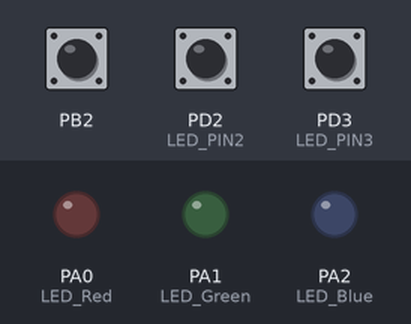
Bench run of a program on a simulated ATmega32, built with avr-gcc and emulated at 8 MHz. Shown: output pins drawn as LEDs (lit = HIGH). Inputs (shaded band) come from the test bench; at power-on: PB2 HIGH, PD2 (LED_PIN2) HIGH, PD3 (LED_PIN3) HIGH.

Above: at 1.2 s.
1.3 s: PB2 pulled LOW for 0.15 s
At 1.7 s:
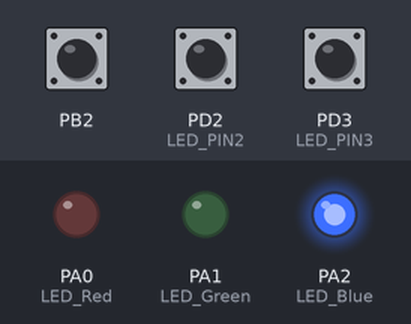
3.3 s: PD2 (LED_PIN2) pulled LOW for 0.15 s
At 3.7 s:
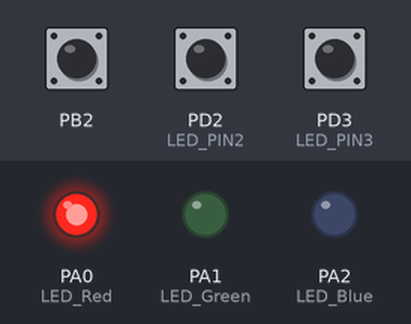
5.3 s: PD3 (LED_PIN3) pulled LOW for 0.15 s
At 5.7 s:
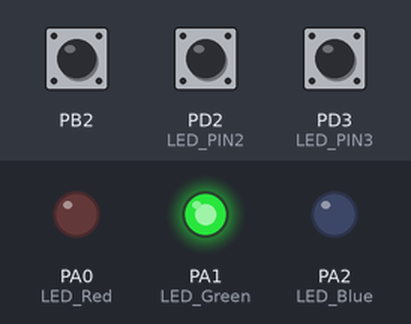
7.3 s: PD3 (LED_PIN3) pulled LOW for 3.2 s
At 11.7 s:
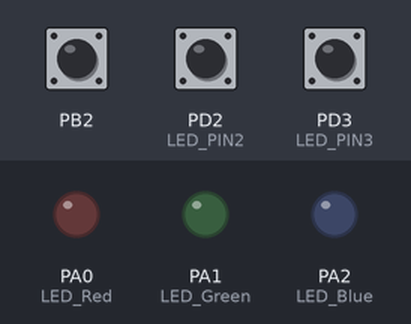
12.4 s: PD2 (LED_PIN2) pulled LOW for 3.2 s
At 12.8 s:
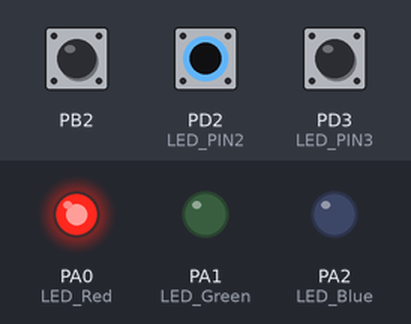
Timing chart, 0 to 17.5 s (numbered marks = the images above; inputs shaded):
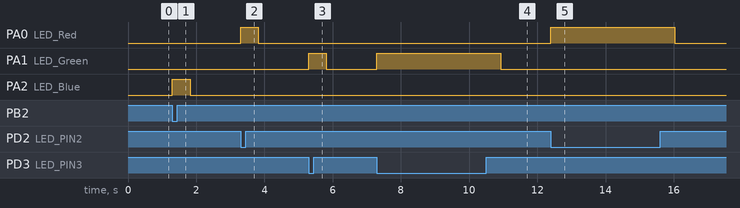

The program:

main.c
```c
/*
 * main.c
 *
 *  Created on: Jul 23, 2023
 *      Author: AbdAlrahman
 */


#include<Util\delay.h>

#include"00-ATMEGA32-COTS\03-LIB\BIT_MATH.h"
#include"00-ATMEGA32-COTS\03-LIB\STD_TYPES.h"


#include"00-ATMEGA32-COTS\01-MCAL\01-DIO\DIO_interface.h"
#include"00-ATMEGA32-COTS\01-MCAL\02-EXTI\EXTI_interface.h"

#include"00-ATMEGA32-COTS\02-HAL\01-LED\LED_interface.h"
#include"00-ATMEGA32-COTS\02-HAL\02-SSD\SSD_interface.h"

#define SREG *((volatile u8*)0x5f)


LED_Type LED_Red  ={LED_PORTA,LED_PIN0,ACTIVE_HIGH};
LED_Type LED_Green ={LED_PORTA,LED_PIN1,ACTIVE_HIGH};
LED_Type LED_Blue   ={LED_PORTA,LED_PIN2,ACTIVE_HIGH};

void Init_App (void);
void ISR0     (void);
void ISR1     (void);
void ISR2     (void);

void main()
{

	Init_App ();
	while(1);
}

void Init_App      (void)
{

	/*init the leds */
	LED_voidInit        ( LED_Green  );
	LED_voidInit        ( LED_Blue   );
	LED_voidInit        ( LED_Red    );

	DIO_voidConnectIntPullup      (LED_PORTD , LED_PIN2       );
	DIO_voidConnectIntPullup      (LED_PORTD , LED_PIN3       );
    DIO_voidConnectIntPullup      (LED_PORTB , LED_PIN2       );

	/*init the External interrupt 0 */
	EXTI_voidInit();
    EXTI_voidEnableInterrupt( EXTI_LINE0        );
    EXTI_voidSetCallBack    ( ISR0 , EXTI_LINE0 );

    /*init the External interrupt 1 */
    EXTI_voidSetSignalLatch ( EXTI_LINE1 , EXTI_LOW_LEVEL );
    EXTI_voidEnableInterrupt( EXTI_LINE1                  );
    EXTI_voidSetCallBack    ( ISR1 , EXTI_LINE1           );

    /*init the External interrupt 2 */
    EXTI_voidSetSignalLatch ( EXTI_LINE2 , EXTI_FALLING_EDGE );
    EXTI_voidEnableInterrupt( EXTI_LINE2                  );
    EXTI_voidSetCallBack    ( ISR2 , EXTI_LINE2           );

	/* open the GIE */
	SET_BIT(SREG,7);

}

void ISR0()
{

	LED_voidOn ( LED_Red  );
	_delay_ms(500);
	LED_voidOff ( LED_Red );

}

void ISR1()
{

	LED_voidOn ( LED_Green  );
	_delay_ms(500);
	LED_voidOff ( LED_Green );

}

void ISR2()
{

	LED_voidOn ( LED_Blue  );
	_delay_ms(500);
	LED_voidOff ( LED_Blue );

}
```

LED_interface.h
```c
/*
 *<<<<<<<<<<<<<<<<<<<<<<<<<<<<<<<<<<<<<<<<<<<<<<<<<<<<<<<<<<<<<<<<<<<<<<<     DIO_interface.h     >>>>>>>>>>>>>>>>>>>>>>>>>>>>>>>>>>>>>>>>>>>>>>>>>>>>>>>>>>>>>>>>>>
 *
 *  Author : Abdelrahman Adwe Ali
 *  Layer  : HAL
 *  SWC    : LED
 *
 */

#ifndef LED_INTERFACE_H_
#define LED_INTERFACE_H_

#define  LED_PORTA  0
#define  LED_PORTB  1
#define  LED_PORTC  2
#define  LED_PORTD  3


// PIN Defines
#define LED_PIN0   0
#define LED_PIN1   1
#define LED_PIN2   2
#define LED_PIN3   3
#define LED_PIN4   4
#define LED_PIN5   5
#define LED_PIN6   6
#define LED_PIN7   7

#define ACTIVE_HIGH    1
#define ACTIVE_LOW     0

typedef struct{

	u8 Port         ;
	u8 Pin          ;
	u8 Active_State ;

}LED_Type;


void LED_voidInit        ( LED_Type LED_Configuration );

void LED_voidOn          ( LED_Type LED_Configuration );

void LED_voidOff         ( LED_Type LED_Configuration );

void LED_voidToggle      ( LED_Type LED_Configuration );


#endif
```

LED_program.c
```c
/*
 *<<<<<<<<<<<<<<<<<<<<<<<<<<<<<<<<<<<<<<<<<<<<<<<<<<<<<<<<<<<<<<<<<<<<<<<     DIO_interface.h     >>>>>>>>>>>>>>>>>>>>>>>>>>>>>>>>>>>>>>>>>>>>>>>>>>>>>>>>>>>>>>>>>>
 *
 *  Author : Abdelrahman Adwe Ali
 *  Layer  : HAL
 *  SWC    : LED
 *
 */

#include <Util/delay.h>

#include"..\..\03-LIB\BIT_MATH.h"
#include"..\..\03-LIB\STD_TYPES.h"

#include"..\..\01-MCAL\01-DIO\DIO_interface.h"

#include "LED_interface.h"


//----------------------------------------------------------------------------------------------------------------------------------------------------
/*
* Breif : This Function initialize the pin which connected to led as output pin
* Parameters :
            => struct has the led port , pin , status
* return : void
*/
void LED_voidInit( LED_Type LED_Configuration )
{

	DIO_enumSetPinDirection( LED_Configuration.Port , LED_Configuration.Pin , DIO_PIN_OUTPUT );

}

//----------------------------------------------------------------------------------------------------------------------------------------------------
/*
* Breif : This Function set high on led pin ( led on )
* Parameters :
            => struct has the led port , pin , status
* return : void
*/
void LED_voidOn  ( LED_Type LED_Configuration )
{

	if( LED_Configuration.Active_State == ACTIVE_HIGH ){

		DIO_enumSetPinValue( LED_Configuration.Port , LED_Configuration.Pin , DIO_PIN_HIGH );

	}else if( LED_Configuration.Active_State == ACTIVE_LOW ){

		DIO_enumSetPinValue( LED_Configuration.Port , LED_Configuration.Pin , DIO_PIN_LOW  );

	}

}

//----------------------------------------------------------------------------------------------------------------------------------------------------
/*
* Breif : This Function set low on led pin ( led off )
* Parameters :
             => struct has the led port , pin , status
* return : void
*/
void LED_voidOff ( LED_Type LED_Configuration )
{

	if( LED_Configuration.Active_State == ACTIVE_HIGH ){

		DIO_enumSetPinValue( LED_Configuration.Port , LED_Configuration.Pin , DIO_PIN_LOW  );

	}else if( LED_Configuration.Active_State == ACTIVE_LOW ){

		DIO_enumSetPinValue( LED_Configuration.Port , LED_Configuration.Pin , DIO_PIN_HIGH  );

	}

}

//----------------------------------------------------------------------------------------------------------------------------------------------------
/*
* Breif : This Function toggle led pin
* Parameters :
             => struct has the led port , pin , status
* return : void
*/
void LED_voidToggle      ( LED_Type LED_Configuration )
{
	DIO_enumTogglePinValue  ( LED_Configuration.Port , LED_Configuration.Pin );
}

//<<<<<<<<<<<<<<<<<<<<<<<<<<<<<<<<<<<<<<<<<<<<<<<<<<<<<<<<<<<<<<<<    END    >>>>>>>>>>>>>>>>>>>>>>>>>>>>>>>>>>>>>>>>>>>>>>>>>>>>>>>>>>>>>>>>>>>>>>>>>>>>}
```

SSD_interface.h
```c
/*
 *<<<<<<<<<<<<<<<<<<<<<<<<<<<<<<<<<<<<<<<<<<<<<<<<<<<<<<<<<<<<<<<<<<<<<<<     DIO_interface.h     >>>>>>>>>>>>>>>>>>>>>>>>>>>>>>>>>>>>>>>>>>>>>>>>>>>>>>>>>>>>>>>>>>
 *
 *  Author : Abdelrahman Adwe Ali
 *  Layer  : HAL
 *  SWC    : SSD
 *
 */

#ifndef SSD_INTERFACE_H_
#define SSD_INTERFACE_H_

#define SSD_COMMON_CATHODE 0
#define SSD_COMMON_ANODE   1

#define SSD_PIN0 0
#define SSD_PIN1 1
#define SSD_PIN2 2
#define SSD_PIN3 3
#define SSD_PIN4 4
#define SSD_PIN5 5
#define SSD_PIN6 6
#define SSD_PIN7 7

#define SSD_PORTA 0
#define SSD_PORTB 1
#define SSD_PORTC 2
#define SSD_PORTD 3


typedef struct
{

	u8 Type       ;    /* SSD_COMMON_CATHODE or SSD_COMMON_ANODE */
	u8 Port       ;    /* SSD_PORTA or SSD_PORTB or SSD_PORTC or SSD_PORTD */
	u8 EnablePort ;    /* SSD_PORTA or SSD_PORTB or SSD_PORTC or SSD_PORTD */
	u8 EnablePin  ;    /* SSD_PIN0 or SSD_PIN1 or SSD_PIN2 or SSD_PIN3 or SSD_PIN4 or SSD_PIN5 or SSD_PIN6 or SSD_PIN7 */


}SSD_Data;


void SSD_voidInit (SSD_Data SSD_Config );
void SSD_voidEnable (SSD_Data SSD_Config );
void SSD_voidDisable (SSD_Data SSD_Config );
void SSD_voidSendNumber (SSD_Data SSD_Config , u8 Copy_u8Number );


#endif /* SSD_INTERFACE_H_ */
```

DIO_config.h
```c
/*
 *<<<<<<<<<<<<<<<<<<<<<<<<<<<<<<<<<<<<<<<<<<<<<<<<<<<<<<<<<<<<<<<<<<<<<<<     DIO_config.h      >>>>>>>>>>>>>>>>>>>>>>>>>>>>>>>>>>>>>>>>>>>>>>>>>>>>>>>>>>>>>>>>>>>
 *
 *  Author : Abdelrahman Adwe Ali
 *  Layer  : MCAL
 *  SWC    : GPIO/DIO
 *
 */

#ifndef DIO_CONFIG_H_
#define DIO_CONFIG_H_


#endif /* DIO_CONFIG_H_ */
```

DIO_interface.h
```c
/*
 *<<<<<<<<<<<<<<<<<<<<<<<<<<<<<<<<<<<<<<<<<<<<<<<<<<<<<<<<<<<<<<<<<<<<<<<     DIO_interface.h     >>>>>>>>>>>>>>>>>>>>>>>>>>>>>>>>>>>>>>>>>>>>>>>>>>>>>>>>>>>>>>>>>>
 *
 *  Author : Abdelrahman Adwe Ali
 *  Layer  : MCAL
 *  SWC    : GPIO/DIO
 *
 */

#ifndef DIO_INTERFACE_H_
#define DIO_INTERFACE_H_

 typedef enum{

	DIO_NOK,
	DIO_OK

 }DIO_Status;

#define DIO_PIN_HIGH 1
#define DIO_PIN_LOW  0

#define DIO_PORT_HIGH 0xFF
#define DIO_PORT_LOW  0

#define DIO_PIN_OUTPUT 1
#define DIO_PIN_INPUT  0

#define DIO_PORT_OUTPUT 0xFF
#define DIO_PORT_INPUT  0

#define DIO_PORTA 0
#define DIO_PORTB 1
#define DIO_PORTC 2
#define DIO_PORTD 3

#define DIO_PIN0 0
#define DIO_PIN1 1
#define DIO_PIN2 2
#define DIO_PIN3 3
#define DIO_PIN4 4
#define DIO_PIN5 5
#define DIO_PIN6 6
#define DIO_PIN7 7

#define PUD 2
								/* for PINS */
DIO_Status DIO_enumSetPinDirection (u8 Copy_u8Port , u8 Copy_u8Pin , u8 Copy_u8Directoin);
DIO_Status DIO_enumSetPinValue     (u8 Copy_u8Port , u8 Copy_u8Pin , u8 Copy_u8Value    );
DIO_Status DIO_enumGetPinValue     (u8 Copy_u8Port , u8 Copy_u8Pin , u8 * Copy_PtrVar   );
DIO_Status DIO_enumTogglePinValue  (u8 Copy_u8Port , u8 Copy_u8Pin                      );

								/* for PORTS */
DIO_Status DIO_enumSetPortDirection(u8 Copy_u8Port , u8 Copy_u8Directoin );
DIO_Status DIO_enumSetPortValue    (u8 Copy_u8Port , u8 Copy_u8Value     );
DIO_Status DIO_enumGetPortValue    (u8 Copy_u8Port , u8 * Copy_PtrVar    );
DIO_Status DIO_enumTogglePortValue (u8 Copy_u8Port                       );

DIO_Status DIO_enumWriteLowNibbles (u8 Copy_u8Port , u8 Copy_u8Value     );
DIO_Status DIO_enumWriteHighNibbles(u8 Copy_u8Port , u8 Copy_u8Value     );

void DIO_voidDisableIntPullUp      (void                                 );
void DIO_voidConnectIntPullup      (u8 Copy_u8Port , u8 Copy_u8Pin       );
#endif /* DIO_INTERFACE_H_ */
```

DIO_private.h
```c
/*
 *<<<<<<<<<<<<<<<<<<<<<<<<<<<<<<<<<<<<<<<<<<<<<<<<<<<<<<<<<<<<<<<<<<<<<<<      DIO_private.h    >>>>>>>>>>>>>>>>>>>>>>>>>>>>>>>>>>>>>>>>>>>>>>>>>>>>>>>>>>>>>>>>>
 *
 *  Author : Abdelrahman Adwe Ali
 *  Layer  : MCAL
 *  SWC    : GPIO/DIO
 *
 */

#ifndef DIO_PRIVATE_H_
#define DIO_PRIVATE_H_

       /* Group A Registers */
#define PORTA *((volatile u8*)0x3B)
#define DDRA  *((volatile u8*)0x3A)
#define PINA  *((volatile u8*)0x39)

       /* Group B Registers */
#define PORTB *((volatile u8*)0x38)
#define DDRB  *((volatile u8*)0x37)
#define PINB  *((volatile u8*)0x36)

       /* Group C Registers */
#define PORTC *((volatile u8*)0x35)
#define DDRC  *((volatile u8*)0x34)
#define PINC  *((volatile u8*)0x34)

       /* Group D Registers */
#define PORTD *((volatile u8*)0x32)
#define DDRD  *((volatile u8*)0x31)
#define PIND  *((volatile u8*)0x30)

#define SFIOR *((volatile u8*)0x50)

#endif /* DIO_PRIVATE_H_ */
```

EXTI_config.h
```c
/*
 *<<<<<<<<<<<<<<<<<<<<<<<<<<<<<<<<<<<<<<<<<<<<<<<<<<<<<<<<<<<<<<<<<<<<<<<      EXTI_config.h     >>>>>>>>>>>>>>>>>>>>>>>>>>>>>>>>>>>>>>>>>>>>>>>>>>>>>>>>>>>>>>>>>>
 *
 *  Author : Abdelrahman Adwe Ali
 *  Layer  : MCAL
 *  SWC    : EXTI
 *
 */

#ifndef EXTI_CONFIG_H_
#define EXTI_CONFIG_H_


/*
 Options :-
 	 1-EXTI_LINE0
 	 2-EXTI_LINE1
 	 3-EXTI_LINE2
 */

#define EXTI_LINE   EXTI_LINE0

/*
 Options :-
 	 1-EXTI_FALLING_EDGE
 	 2-EXTI_RISING_EDGE
 	 3-EXTI_LOW_LEVEL
 	 4-EXTI_ON_CHANGE
 */

#define EXTI_SENSE_MODE  EXTI_LOW_LEVEL


#endif /* EXTI_CONFIG_H_ */
```

EXTI_interface.h
```c
/*
 *<<<<<<<<<<<<<<<<<<<<<<<<<<<<<<<<<<<<<<<<<<<<<<<<<<<<<<<<<<<<<<<<<<<<<<<      EXTI_interface.h     >>>>>>>>>>>>>>>>>>>>>>>>>>>>>>>>>>>>>>>>>>>>>>>>>>>>>>>>>>>>>>>>>>
 *
 *  Author : Abdelrahman Adwe Ali
 *  Layer  : MCAL
 *  SWC    : EXTI
 *
 */

#ifndef EXTI_INTERFACE_H_
#define EXTI_INTERFACE_H_

#define EXTI_LINE0 6
#define EXTI_LINE1 7
#define EXTI_LINE2 5

#define EXTI_FALLING_EDGE  0
#define EXTI_RISING_EDGE   1
#define EXTI_LOW_LEVEL     2
#define EXTI_ON_CHANGE     3

void EXTI_voidInit              ( void                                                    );
void EXTI_voidSetSignalLatch    ( u8 Copy_u8SenseMode , u8 Copy_u8Line                    );

u8   EXTI_voidDisableInterrupt  ( u8 Copy_u8Line                                          );
u8   EXTI_voidEnableInterrupt   ( u8 Copy_u8Line                                          );

u8   EXTI_voidClearFlag         ( u8 Copy_u8Line                                          );
u8   EXTI_voidGETFlag           ( u8 Copy_u8Line                                          );

void EXTI_voidSetCallBack       ( void (*Copy_ptrvoidCallBack)(void) , u8 Copy_u8Line     );


#endif /* EXTI_INTERFACE_H_ */
```

EXTI_private.h
```c
/*
 *<<<<<<<<<<<<<<<<<<<<<<<<<<<<<<<<<<<<<<<<<<<<<<<<<<<<<<<<<<<<<<<<<<<<<<<      EXTI_private.h     >>>>>>>>>>>>>>>>>>>>>>>>>>>>>>>>>>>>>>>>>>>>>>>>>>>>>>>>>>>>>>>>>>
 *
 *  Author : Abdelrahman Adwe Ali
 *  Layer  : MCAL
 *  SWC    : EXTI
 *
 */

#ifndef EXTI_PRIVATE_H_
#define EXTI_PRIVATE_H_

#define MCUCR_REG   *((volatile u8 *)0x55)
#define MCUCSR_REG  *((volatile u8 *)0x54)
#define GICR_REG    *((volatile u8 *)0x5B)
#define GIFR_REG    *((volatile u8 *)0x5A)

#define NULL 0

#endif /* EXTI_PRIVATE_H_ */
```

BIT_MATH.h
```c
/*
 *<<<<<<<<<<<<<<<<<<<<<<<<<<<<<<<<<<<<<<<<<<<<<<<<<<<<<<<<<<<<<<<<<<<<<<<      BIT_MATH.h       >>>>>>>>>>>>>>>>>>>>>>>>>>>>>>>>>>>>>>>>>>>>>>>>>>>>>>>>>>>>>>>>>>>>
 *
 *  Author : Abdelrahman Adwe Ali
 *  Layer  : LIB
 *
 *
 */

#ifndef BIT_MATH_H_
#define BIT_MATH_H_

#define SET_BIT(var,bit)    var|=(1<<bit)
#define CLR_BIT(var,bit)    var&=~(1<<bit)
#define TOG_BIT(var,bit)    var^=(1<<bit)
#define GET_BIT(var,bit)    (var>>bit)&1

#define IS_BIT_SET(var,bit)   (var>>bit)&1
#define IS_BIT_CLR(var,bit) !((var>>bit)&1)

#endif /* BIT_MATH_H_ */
```

STD_TYPES.h
```c
/*
 *<<<<<<<<<<<<<<<<<<<<<<<<<<<<<<<<<<<<<<<<<<<<<<<<<<<<<<<<<<<<<<<<<<<<<<<      STD_TYPES.h      >>>>>>>>>>>>>>>>>>>>>>>>>>>>>>>>>>>>>>>>>>>>>>>>>>>>>>>>>>>>>>>>>>>>
 *
 *  Author : Abdelrahman Adwe Ali
 *  Layer  : LIB
 *
 *
 */

#ifndef STD_TYPES_H_
#define STD_TYPES_H_

typedef unsigned char           u8 ;
typedef signed char             s8 ;
typedef unsigned short int     u16 ;
typedef signed short int       s16 ;
typedef unsigned long int      u32 ;
typedef signed long int        s32 ;
typedef unsigned long long int u64 ;
typedef signed long long int   s64 ;
typedef float                  f32 ;
typedef double                 f64 ;

#endif /* STD_TYPES_H_ */
```

Source omitted: DIO_program.c (13534 bytes), EXTI_program.c (8890 bytes)

Measured:
- after the input at 1.3 s, PA2 (LED_Blue): LOW → HIGH at once, → LOW 0.52 s later
- after the input at 3.3 s, PA0 (LED_Red): LOW → HIGH at once, → LOW 0.52 s later
- after the input at 5.3 s, PA1 (LED_Green): LOW → HIGH at once, → LOW 0.52 s later
- after the input at 7.3 s, PA1 (LED_Green): LOW → HIGH at once, → LOW 3.6 s later
- after the input at 12.4 s, PA0 (LED_Red): LOW → HIGH at once, → LOW 3.6 s later
